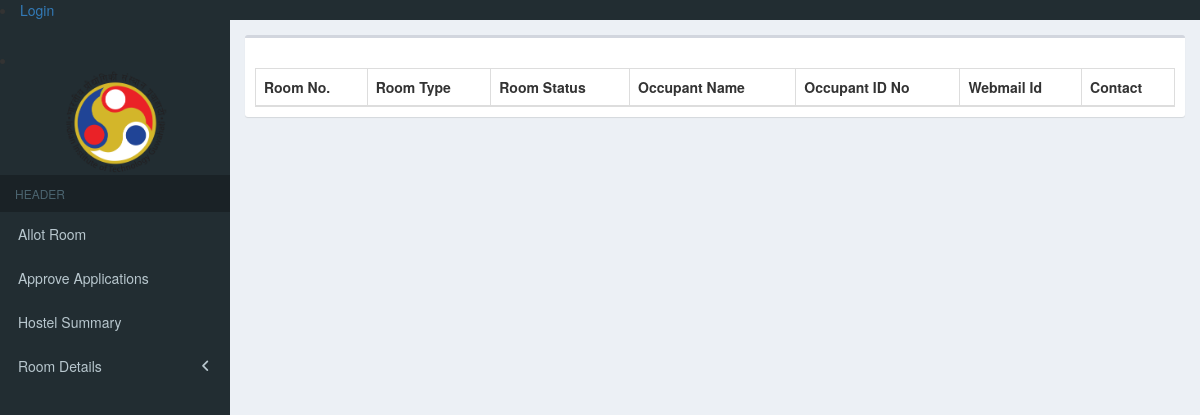
Before: /hab_portal/hab_app/chrViewRoom/?param=Siang with the older database file.
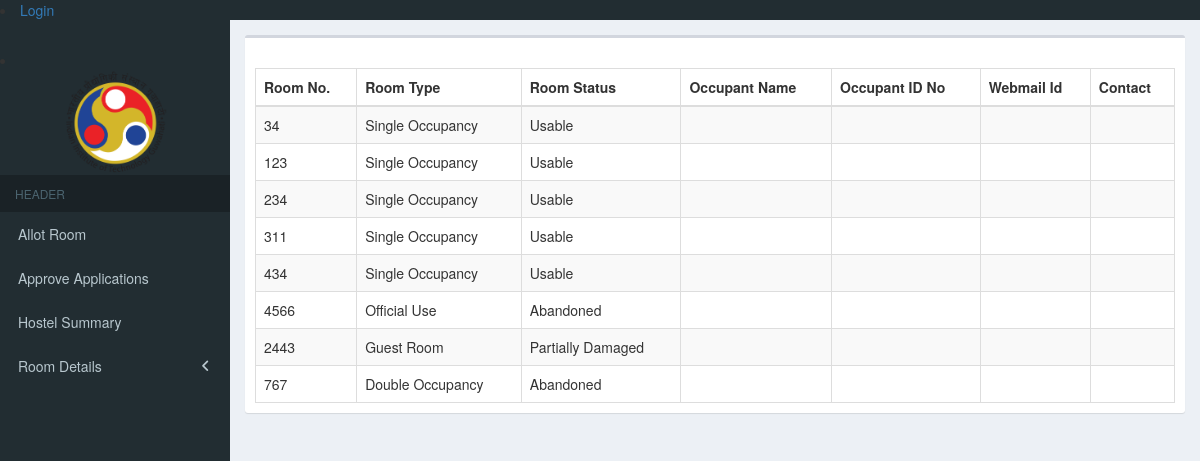
After: the same page with the newer database file.
### hab_app/models.py (models this page shows, shortened)
class HostelRoom(models.Model):
    class Meta:
        verbose_name = "HostelRoom"
        verbose_name_plural = "HostelRoom"
    roomNo = models.CharField(max_length=255,primary_key=True)
    roomOccupancyType = models.ForeignKey(RoomCategory)
    floorInfo = models.CharField(max_length=255,choices = FLOOR_CHOICES)
    roomStatus = models.CharField(max_length=255,choices=ROOM_STATUS_CHOICES)
    roomOccupancyGender = models.CharField(max_length=255,choices=GENDER_CHOICES,blank=True,null=True)
    comments = models.CharField(max_length=255,blank=True,null=True)

class SiangRoom(HostelRoom):
    class Meta:
        verbose_name = "siangRoom"
        verbose_name_plural = "siangRoom"

class HostelRoom(models.Model):
    class Meta:
        verbose_name = "HostelRoom"
        verbose_name_plural = "HostelRoom"
    roomNo = models.CharField(max_length=255,primary_key=True)
    roomOccupancyType = models.ForeignKey(RoomCategory)
    floorInfo = models.CharField(max_length=255,choices = FLOOR_CHOICES)
    roomStatus = models.CharField(max_length=255,choices=ROOM_STATUS_CHOICES)
    roomOccupancyGender = models.CharField(max_length=255,choices=GENDER_CHOICES,blank=True,null=True)
    comments = models.CharField(max_length=255,blank=True,null=True)

class RoomCategory(models.Model):
    class Meta:
        verbose_name = "RoomCategory"
        verbose_name_plural = "RoomCategory"
    roomId = models.IntegerField(null=False)
    abbrevation = models.CharField(max_length=255,primary_key=True)
    description = models.CharField(max_length=255,null=False)
    def __str__(self):
        return str(self.description)

### hab_app/views.py (the view)
def chrViewRoom(request):
    if request.method == 'GET':
        if request.GET.get('param') :
            hostel = request.GET.get('param')
            ROtable = AllHostelMetaData.objects.get(hostelName__iexact = hostel)
            relation_table = ROtable.hostelRoomOccupant
            room_table = ROtable.hostelRoom
            relation_model = apps.get_model(app_label='hab_app', model_name=relation_table)
            room_model = apps.get_model(app_label='hab_app', model_name=room_table)
            relation = relation_model.objects.all()
            occupants = list()
            room_list = list()
            for i in relation:
                if OccupantDetails.objects.filter(idNo__iexact=i.occupantId).count() == 1:
                    occupants.append(OccupantDetails.objects.get(idNo__iexact=i.occupantId))
                    if room_model.objects.filter(roomNo = i.roomNo).count() == 1:
                        room_list.append(room_model.objects.get(roomNo = i.roomNo))
            zipped = zip(room_list,occupants)
            empty_rooms = list()
            all_rooms = room_model.objects.all()
            for i in all_rooms:
                flag = 0
                for j in room_list:
                    if i.roomNo == j.roomNo:
                        flag = 1
                        break
                if flag == 0:
                    empty_rooms.append(i)
            hostels = AllHostelMetaData.objects.all()
            return render(request,'hab_app/chrViewRoom.html',{'ROtable':ROtable,'zipped':zipped ,'empty_rooms':empty_rooms,'hostels':hostels})

### templates/hab_app/chrViewRoom.html (shortened to what this page needs)
{% extends "hab_app/chrView.html" %}
{% block body_block %}
  <thead>
      <tr>
          <th>Room No.</th>
          <th>Room Type</th>
          <th>Room Status</th>
          <th>Occupant Name</th>
          <th>Occupant ID No</th>
          <th>Webmail Id</th>
          <th>Contact</th>
      </tr>
  </thead>
  <tbody>
    {% for i in empty_rooms %}
    <tr>
          <td>{{ i.roomNo }}</td>
          <td>{{ i.roomOccupancyType }}</td>
          <td>{{ i.roomStatus }}</td>
          <td></td>
          <td></td>
          <td></td>
          <td></td>
      </tr>
      {% endfor %}
  </tbody>
{% endblock %}

### templates/hab_app/chrView.html (shortened to what this page needs)
<!DOCTYPE html>
{% load staticfiles %}
<html>
<head>
  <link rel="stylesheet" href="{% static 'bower_components/bootstrap/dist/css/bootstrap.min.css' %}">
  <link rel="stylesheet" href="{% static 'bower_components/font-awesome/css/font-awesome.min.css' %}">
  <link rel="stylesheet" href="{% static 'bower_components/Ionicons/css/ionicons.min.css' %}">
  <link rel="stylesheet" href="{% static 'bower_components/datatables.net-bs/css/dataTables.bootstrap.min.css' %}">
  <link rel="stylesheet" href="{% static 'dist/css/AdminLTE.min.css' %}">
  <link rel="stylesheet" href="{% static 'css/header.css' %}">
  <link rel="stylesheet" href="{% static 'dist/css/skins/_all-skins.min.css' %}">
  <link rel="stylesheet" href="https://maxcdn.bootstrapcdn.com/bootstrap/3.3.7/css/bootstrap.min.css">
</head>
<body class="hold-transition skin-blue sidebar-mini">
<div class="wrapper">
  <header class="main-header">
    {% if user.is_authenticated %}
      <li><a class ="navbar-link" href="{% url 'logout1' %}">Logout</a></li>
    {% else %}
      <li><a class ="navbar-link" href="{% url 'hab_app:user_login' %}">Login</a></li>
    {% endif %}
  </header>
  <aside class="main-sidebar">
    <section class="sidebar">
      <li class="sidebar-search">
        <div class="input-group custom-search-form" style="text-align:center;">
          <a href="{% url 'hab_app:login_page' %}"><img width="45%" src="{% static 'images/iitg.png' %}"></a>
        </div>
      </li>
      <ul class="sidebar-menu" data-widget="tree">
        <li class="header">HEADER</li>
        <li ><a href="{% url 'hab_app:chrAllot' %}"> <span>Allot Room</span></a></li>
        <li ><a href="{% url 'hab_app:chrApproveApplication' %}"> <span>Approve Applications</span></a></li>
        <li ><a href="{% url 'hab_app:chrHostelSummary' %}"> <span>Hostel Summary</span></a></li>
        <li class=" treeview">
          <a href="#">
            <span>Room Details</span>
            <span class="pull-right-container">
              <i class="fa fa-angle-left pull-right"></i>
            </span>
          </a>
      </li>
      </ul>
    </section>
  </aside>
  <div class="content-wrapper">
    <h1>welcome caretaker of {{ROtable.hostelName}}</h1>
    <section class="content">
      <div class="row">
        <div class="col-xs-12">
          <div class="box">
            <div class="box-header">
            </div>
            <div class="box-body">
              <table id="example1" class="table table-bordered table-striped">
                {% block body_block %}
                {% endblock %}
              </table>
            </div>
          </div>
        </div>
      </div>
    </section>
  </div>
<link rel="stylesheet" type="text/css" href="http://jquery-ui.googlecode.com/svn/tags/latest/themes/base/jquery-ui.css" media="all" />
</body>
</html>

### static/css/header.css (style rules this page uses)
h1 { float:right; width:800px; text-align:right; display:block; color:#003350; font-family:"Arial", Times, serif; font-size:35px; padding:2px; text-decoration:none; right: 100px; position: absolute; }

Changed rows visible on the page:
added SiangRoom: roomNo "34", roomOccupancyType "Single Occupancy", roomStatus "Usable"
added SiangRoom: roomNo "123", roomOccupancyType "Single Occupancy", roomStatus "Usable"
added SiangRoom: roomNo "234", roomOccupancyType "Single Occupancy", roomStatus "Usable"
added SiangRoom: roomNo "311", roomOccupancyType "Single Occupancy", roomStatus "Usable"
added SiangRoom: roomNo "434", roomOccupancyType "Single Occupancy", roomStatus "Usable"
added SiangRoom: roomNo "4566", roomOccupancyType "Official Use", roomStatus "Abandoned"
added SiangRoom: roomNo "2443", roomOccupancyType "Guest Room", roomStatus "Partially Damaged"
added SiangRoom: roomNo "767", roomOccupancyType "Double Occupancy", roomStatus "Abandoned"
